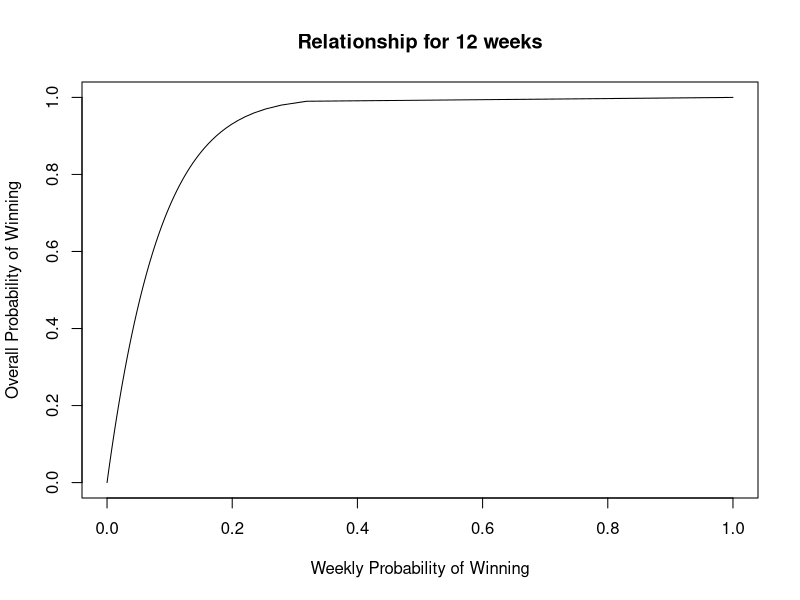

R code for this plot: (Note: this script raises an error after producing the figure.)

calculate_probability <- function(weeks, overall_prob) {
  # Calculate the minimum weekly probability of winning
  weekly_prob_win <- 1 - (1 - overall_prob)^(1/weeks)
  
  return(weekly_prob_win)
}

weeks <- 12

# Generate a sequence of overall probabilities
overall_probs <- seq(0, 1, by = 0.01)

# Calculate the corresponding weekly probabilities
weekly_probs <- sapply(overall_probs, calculate_probability, weeks = weeks)


# Plot the results
plot(weekly_probs, overall_probs, type = 'l', ylab = 'Overall Probability of Winning', xlab = 'Weekly Probability of Winning', main = paste('Relationship for', weeks, 'weeks'))

weekly_probability(weeks, 0.30)



